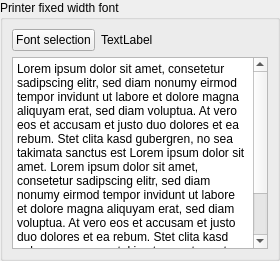
   <widget class="QWidget" name="page_atarifixed">
    <layout class="QGridLayout" name="gridLayout_1">
     <property name="leftMargin">
      <number>0</number>
     </property>
     <property name="topMargin">
      <number>0</number>
     </property>
     <property name="rightMargin">
      <number>0</number>
     </property>
     <property name="bottomMargin">
      <number>0</number>
     </property>
     <property name="spacing">
      <number>0</number>
     </property>
     <item row="0" column="0">
      <widget class="QGroupBox" name="group_afixed">
       <property name="title">
        <string>Printer fixed width font</string>
       </property>
       <layout class="QVBoxLayout" name="verticalLayout_7">
        <item>
         <layout class="QHBoxLayout" name="horizontalLayout_2">
          <property name="rightMargin">
           <number>0</number>
          </property>
          <property name="bottomMargin">
           <number>0</number>
          </property>
          <item>
           <widget class="QPushButton" name="button_atarifixed">
            <property name="sizePolicy">
             <sizepolicy hsizetype="Fixed" vsizetype="Fixed">
              <horstretch>0</horstretch>
              <verstretch>0</verstretch>
             </sizepolicy>
            </property>
            <property name="text">
             <string>Font selection</string>
            </property>
           </widget>
          </item>
          <item>
           <widget class="QLabel" name="label_atarifixed">
            <property name="sizePolicy">
             <sizepolicy hsizetype="Minimum" vsizetype="Preferred">
              <horstretch>0</horstretch>
              <verstretch>0</verstretch>
             </sizepolicy>
            </property>
            <property name="text">
             <string>TextLabel</string>
            </property>
           </widget>
          </item>
         </layout>
        </item>
        <item>
         <widget class="QPlainTextEdit" name="fontSample">
          <property name="enabled">
           <bool>true</bool>
          </property>
          <property name="readOnly">
           <bool>true</bool>
          </property>
          <property name="plainText">
           <string>Lorem ipsum dolor sit amet, consetetur sadipscing elitr, sed diam nonumy eirmod tempor invidunt ut labore et dolore magna aliquyam erat, sed diam voluptua. At vero eos et accusam et justo duo dolores et ea rebum. Stet clita kasd gubergren, no sea takimata sanctus est Lorem ipsum dolor sit amet. Lorem ipsum dolor sit amet, consetetur sadipscing elitr, sed diam nonumy eirmod tempor invidunt ut labore et dolore magna aliquyam erat, sed diam voluptua. At vero eos et accusam et justo duo dolores et ea rebum. Stet clita kasd gubergren, no sea takimata sanctus est Lorem ipsum dolor sit amet.
    </string>
          </property>
         </widget>
        </item>
       </layout>
      </widget>
     </item>
    </layout>
   </widget>
